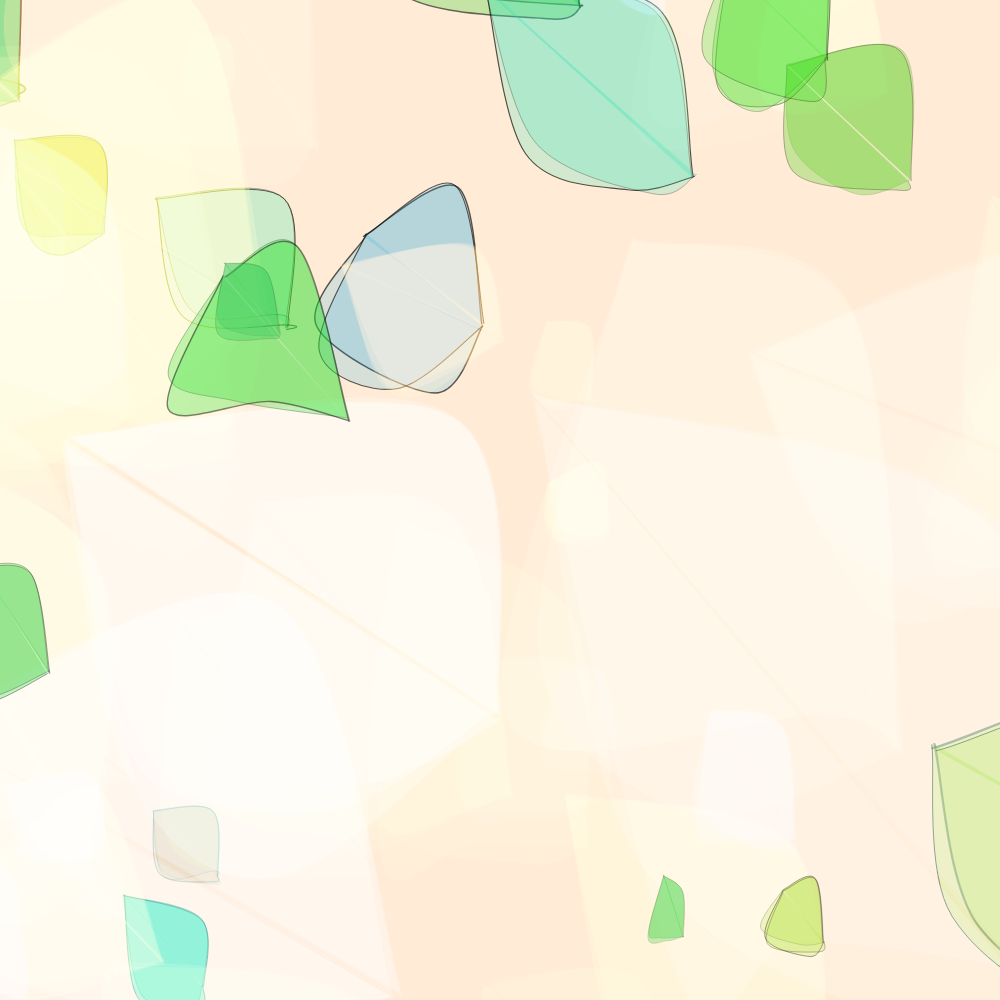
Frame 1 (no input)
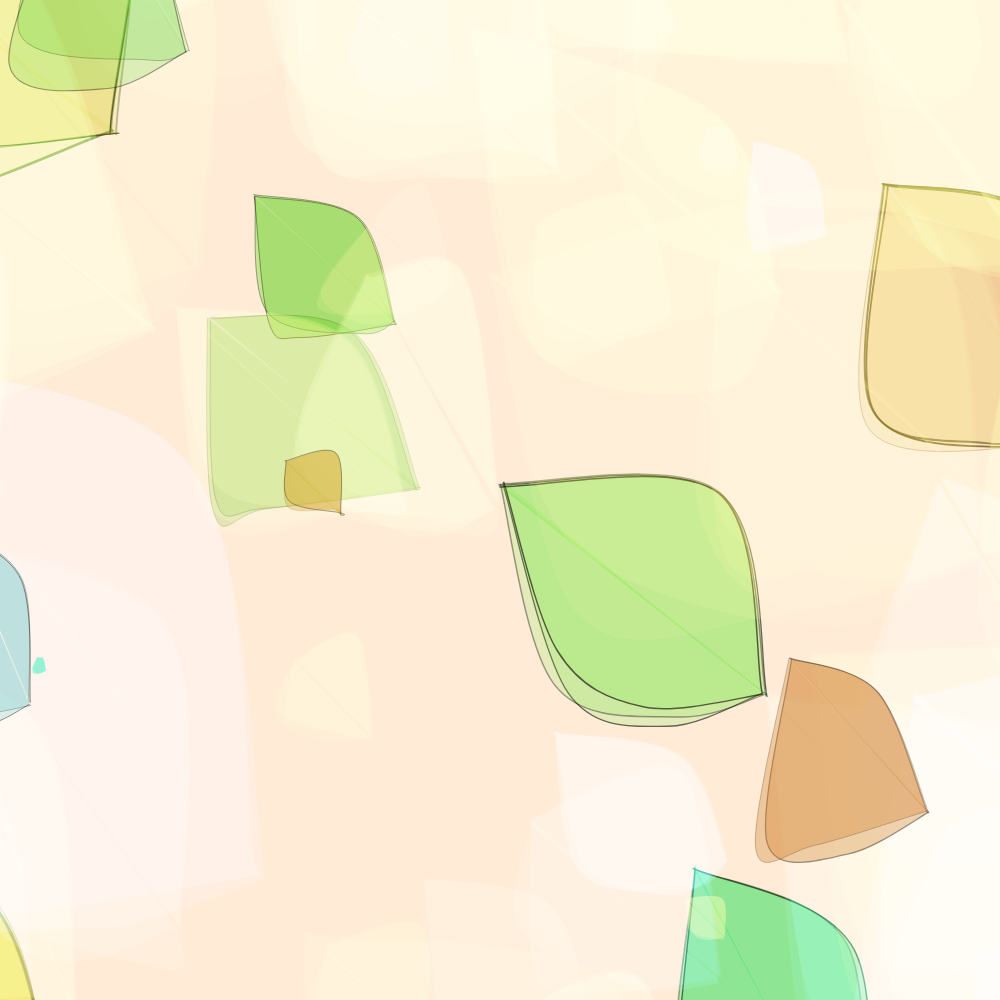
Frame 2 (the mouse pressed at the canvas centre, redrawn once)

The p5.js sketch that drew these frames (run headless with seeded random() and noise() and a simulated clock; the mouse was pressed at the canvas centre and the sketch redrawn once):

// p5.js sketch
// ── sketch.js
function setup() {
    createCanvas(tempWidth, tempHeight);
    noLoop()
    console.log(`width: ${width}, height: ${height}`)

    // setInterval(() => {
    //     draw()
    // }, 5000);
}

function draw() {
    noFill()
    colorMode(HSL)
    background(31,100,92)



    blendMode(BLEND)
    for(let i=0; i<R.randNum(10,40); i++) {
        blobShape(20,600,900*M,900*M)
    }

    // blendMode(SUBTRACT) subract only works in 3D
    // for(let i=0; i<R.randNum(10,40); i++) {
    //     blobShape(50,800,900*M,900*M)
    // }

    blendMode(SCREEN)
    for(let i=0; i<100; i++) {
        blobShape(50,800,900*M,900*M)
    }

    blendMode(BLEND)
    for(let i=0; i<R.randNum(20,50); i++) {
        blobShape(10,300,900*M,900*M)
    }


    
    //tangentCurve([200*M,100*M,200*M,100*M,550*M,30*M,850*M,220*M],90,100,400,500,5,8,215)
    //downstrokeCurve([700*M,100*M,730*M,400*M,600*M,500*M,700*M,700*M],30,50,300,400,4,7,205)
    //charcoolLine([150*M,150*M,50*M,150*M,100*M,900*M,450*M,900*M], color(0, 0, 0))
    //charcoolLine([0*M,850*M,80*M,900*M,900*M,800*M,1000*M,400*M], color(46, 44, 40))
}

function downstrokeCurve(theCurve, minWidth, maxWidth, minHeight, maxHeight, minStrokes, maxStrokes, hue) {
    let steps = R.randNum(minStrokes,maxStrokes)
    for (let i = 0; i <= steps; i++) {
        let t = i / steps
        let x = curvePoint(...xPoints(theCurve), t)
        let y = curvePoint(...yPoints(theCurve), t)
        downstroke(x,y,x,y+R.randNum(minHeight,maxHeight), R.randNum(minWidth,maxWidth), hue)
    }
}

function curveVertexFromPoints(curve, doubleStartAndEnd=true) {
    beginShape()
    if (doubleStartAndEnd) curveVertex(curve[0], curve[1])
    for (let i=0; i<curve.length; i+=2) {
        curveVertex(curve[i], curve[i+1])
    }
    if (doubleStartAndEnd) curveVertex(curve[curve.length-2], curve[curve.length-1])
    endShape()
}

function charcoolLine(theCurve, strokeColor, density=18, width=5) {
    noFill()

    let distance = dist(theCurve[2], theCurve[3], theCurve[4], theCurve[5])
    let steps = distance * density

    for (let i = 0; i <= steps; i++) {
        let t = i / steps
        
        let numLines = R.randNum(1,3)
        for (let j=0; j<numLines; j++) {
            stroke(hue(strokeColor),saturation(strokeColor),lightness(strokeColor),R.randNum(0.2,0.7-((t)*0.2)))
            strokeWeight(R.randNum(0.03,0.15-((t)*0.14)))
            
            let x = curvePoint(...xPoints(theCurve), t)
            let y = curvePoint(...yPoints(theCurve), t)
            let tx = curveTangent(...xPoints(theCurve), t)
            let ty = curveTangent(...yPoints(theCurve), t)
            let a = atan2(ty, tx)
            let b = atan2(ty, tx)
            a -= PI / 2.0
            b += PI / 2.0
            let x1 = cos(a) * 3 + x
            let y1 = sin(a) * 3 + y
            let x2 = cos(b) * 3 + x
            let y2 = sin(b) * 3 + y

            curve(  x1+R.randNum(-width*1.5,width*1.5), y1+R.randNum(-width*1.5,width*1.5),
                    x1+R.randNum(-width,width), y1+R.randNum(-width,width),
                    x2+R.randNum(-width,width), y2+R.randNum(-width,width),
                    x2+R.randNum(-width*1.5,width*1.5), y2+R.randNum(-width*1.5,width*1.5))
        }
    }
}

function tangentCurve(theCurve, minWidth, maxWidth, minHeight, maxHeight, minStrokes, maxStrokes, hue) {
    noFill()

    let steps = R.randNum(minStrokes, maxStrokes)
    for (let i = 0; i <= steps; i++) {
        let t = i / steps
        let x = curvePoint(...xPoints(theCurve), t)
        let y = curvePoint(...yPoints(theCurve), t)
        let tx = curveTangent(...xPoints(theCurve), t)
        let ty = curveTangent(...yPoints(theCurve), t)
        let a = atan2(ty, tx)
        a += PI / 2.0 //change this to -= to reverse direction
        line(x, y, cos(a) * 8 + x, sin(a) * 8 + y)
        downstroke(x,y,cos(a) * R.randNum(minWidth*3,maxWidth*3)+ x, sin(a) * R.randNum(minHeight,maxHeight) + y,R.randNum(minWidth,maxWidth),hue)
    }
}

function blobShape(minScale,maxScale,maxTranslateX,maxTranslateY) {
    push()
    fill(R.randNum(20,210),R.randNum(50,80),52, R.randNum(.1,.4))
    translate(R.randNum(-maxTranslateX,maxTranslateX),R.randNum(-maxTranslateY,maxTranslateY))
    scale(R.randNum(minScale,maxScale))

    let startX = R.randNum(0*M,.4*M)
    let startY = R.randNum(0*M,.4*M)
    let midX = R.randNum(.6*M,.8*M)
    let midY = R.randNum(.62*M,.82*M)
    
    for (let i=0; i<R.randNum(1,3); i++) {
        strokeWeight(R.randNum(.0008,.005))
        stroke(31,R.randNum(0,100),4, R.randNum(0.3,0.8))
        beginShape()
        curveTightness(R.randNum(-0.02,0.04))
        curveVertexWiggle(startX,startY)
        curveVertexWiggle(startX,startY)
        curveVertexWiggle(R.randNum(.14*M,.2*M),R.randNum(.6*M,.8*M))  ///.18*M,.75*M)
        curveVertexWiggle(R.randNum(.3*M,.65*M),R.randNum(.73*M,.88*M))  ///.5*M,.82*M)
        curveVertexWiggle(midX,midY)
        curveVertexWiggle(midX,midY)
        endShape()

        beginShape()
        curveTightness(R.randNum(-.05,.05))
        curveVertexWiggle(midX,midY)
        curveVertexWiggle(midX,midY)
        curveVertexWiggle(.6*M,.22*M)
        curveVertexWiggle(startX,startY)
        curveVertexWiggle(startX,startY)
        endShape()
    }  
    pop()

    //downstroke(200*M,200*M,180*M,760*M, 100, 34)
    //downstroke(280*M,190*M,250*M,780*M, 100, 34)
}

function xPoints(points) {
    let result = []
    for (let i=0; i<points.length; i+=2) {
        result.push(points[i])
    }
    return result
}

function yPoints(points) {
    let result = []
    for (let i=1; i<points.length; i+=2) {
        result.push(points[i])
    }
    return result
}

function downstroke(x1,y1,x2,y2, maxWidth, hue) {
    noFill();

    for (let i=0; i<R.randNum(13*maxWidth,19*maxWidth); i++) {
        strokeWeight(R.randNum(0.2,1.2));
        stroke(hue,100,R.randNum(45,55),R.randNum(0.1,0.8))
        x1p = x1 + R.randNum(0,R.randNum(maxWidth-(maxWidth*.8), maxWidth))
        x2p = x2 + (R.randNum(0.7,1.05)*(x1p-x1)) //x2 + R.randNum(0,100)
        y1p = y1 + R.randNum(-10,20)
        y2p = y2 + R.randNum(-10,20)
        beginShape();
        vertex(x1p, y1p);
        quadraticVertex(x1p-(R.randNum(0.3,0.7)*(x1p-x2p)), y1-(R.randNum(0.3,0.7)*(y1-y2)), x2p, y2p);
        endShape();
    }
}

function curveVertexWiggle(px, py) {
    let pRange = R.randNum(.005,.01)
    px += R.randNum(-pRange,pRange)
    py += R.randNum(-pRange,pRange)
    return curveVertex(px,py)
}

// Foundation stuff from here down

class Random {
    constructor(seed) {
        this.seed = seed
        this.originalSeed = seed
    }
    randDec() {
        this.seed ^= this.seed << 13
        this.seed ^= this.seed >> 17
        this.seed ^= this.seed << 5
        return ((this.seed < 0 ? ~this.seed + 1 : this.seed) % 1000) / 1000
    }
    randNum(a, b) {
        return a+(b-a)*this.randDec()
    }
    randInt(a, b) {
        return Math.floor(this.randNum(a, b+1))
    }

    reset() {
        this.seed = this.originalSeed
    }
}

function random_hash() {
    let x = "0123456789abcdef", hash = '0x'
    for (let i = 64; i > 0; --i) {
      hash += x[Math.floor(Math.random()*x.length)]
    }
    return hash
}

tokenData = {
    //hash: "0x11ac16678959949c12d5410212301960fc496813cbc3495bf77aeed738579738", 
    hash: random_hash(),
    tokenId: "123000456"
}

function windowResized() {
    tempHeight = window.innerHeight
    tempWidth = tempHeight*ratio
    const dim = Math.min(tempWidth, tempHeight)
    M = dim / defaultSize
    console.log(`M: ${M}`)
    R.reset()
    resizeCanvas(tempWidth, tempHeight);
}

const defaultSize = 1000
const ratio = 1
let tempHeight = window.innerHeight
let tempWidth = tempHeight*ratio
let dim = Math.min(tempWidth, tempHeight)
let M = dim / defaultSize
console.log(`M: ${M}`)

const seed = parseInt(tokenData.hash.slice(0, 16), 16)
console.log(`Seed: ${seed}`)
const R = new Random(seed)
